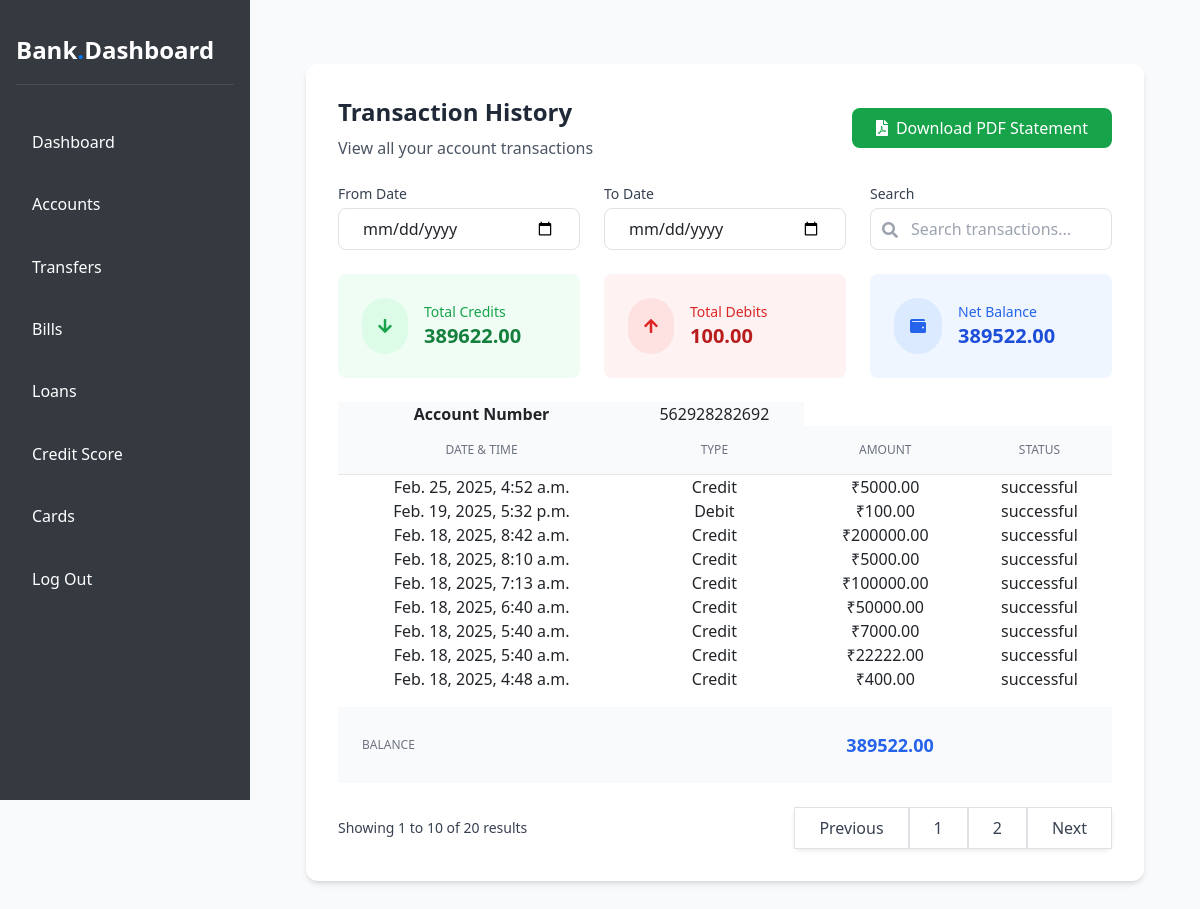
Page /view_statement (signed in) on the committed database.
### banking/models.py (models this page shows, shortened)
class CustomerProfile(models.Model):
    GENDER_CHOICES = [
        ('Male', 'MALE'),
        ('Female', 'FEMALE'),
        ('Others', 'OTHERS'),
    ]
    ACCOUNT_TYPE = [
        ('savings', 'SAVINGS'),
        ('current', 'CURRENT'),
        ('bussiness', 'BUSSINESS'),
    ]
    ID_TYPE = [
        ('adhar_card', 'ADHAR_CARD'),
        ('driver', 'DRIVER LICENECE'),
        ('passport', 'PASSPORT'),
    ]
    EMPLOYMENT_STATUS = [
        ('employed', 'EMPLOYED'),
        ('unemployed', 'UNEMPLOYED'),
        ('retired', 'RETIRED'),
        ('student', 'STUDENT'),
    ]
    user = models.OneToOneField(User, on_delete=models.CASCADE)
    dob = models.DateField()
    gender = models.CharField(max_length=50, choices=GENDER_CHOICES)
    address = models.CharField(max_length=50)
    city = models.CharField(max_length=50)
    state = models.CharField(max_length=50)
    zip_code = models.CharField(max_length=50)
    account_type = models.CharField(max_length=50, choices=ACCOUNT_TYPE)
    amount = models.DecimalField(max_digits=12, decimal_places=2, default=0.00)
    account_number = models.CharField(max_length=20, unique=True, default=uuid.uuid4)
    id_type = models.CharField(max_length=50, choices=ID_TYPE)
    id_num = models.CharField(max_length=15, null=True)
    employment_status = models.CharField(max_length=50, choices=EMPLOYMENT_STATUS)
    created_at = models.DateTimeField(auto_now_add=True)
    update_at = models.DateTimeField(auto_now=True)
    is_active = models.BooleanField(default=False)

class DepositTransaction(models.Model):
    STATUS_CHOICES = [
        ('pending', 'Pending'),
        ('success', 'Success'),
        ('failed', 'Failed'),
    ]
    user = models.ForeignKey(User, on_delete=models.CASCADE,related_name='deposit_user')
    account_number = models.CharField(max_length=20)
    ifsc_code = models.CharField(max_length=11)
    amount = models.DecimalField(max_digits=10, decimal_places=2)
    currency = models.CharField(max_length=3, default='INR')
    order_id = models.CharField(max_length=500,null=True, unique=True)
    payment_id = models.CharField(max_length=100, blank=True, null=True)
    signature = models.CharField(max_length=255, blank=True, null=True)
    status = models.CharField(max_length=10, choices=STATUS_CHOICES, default='pending')
    created_at = models.DateTimeField(auto_now_add=True)
    updated_at = models.DateTimeField(auto_now=True)

class TransferHistory(models.Model):
    STATUS_CHOICES = [
        ('pending', 'Pending'),
        ('success', 'Success'),
        ('failed', 'Failed'),
    ]
    TRANSFER_MODES = [
        ('UPI', 'UPI'),
        ('NEFT', 'NEFT'),
        ('RTGS', 'RTGS'),
        ('IMPS', 'IMPS'),
        ('WIRE', 'Wire Transfer'),
    ]
    sender = models.ForeignKey(User, on_delete=models.CASCADE,null=True)
    receiver_account = models.CharField(max_length=20)
    receiver_name = models.CharField(max_length=100)
    receiver_bank_name = models.CharField(max_length=100, blank=True, null=True)
    ifsc_code = models.CharField(max_length=11, blank=True, null=True)
    amount = models.DecimalField(max_digits=10, decimal_places=2)
    currency = models.CharField(max_length=3, default='INR')
    status = models.CharField(max_length=10, choices=STATUS_CHOICES, default='pending')
    transfer_mode = models.CharField(max_length=10, choices=TRANSFER_MODES, default='UPI')
    order_id = models.CharField(max_length=100, unique=True, blank=True, null=True)
    payment_id = models.CharField(max_length=100, blank=True, null=True)
    signature = models.CharField(max_length=255, blank=True, null=True)
    otp_verification = models.BooleanField(default=False)  # OTP verification status
    remarks = models.TextField(blank=True, null=True)
    created_at = models.DateTimeField(auto_now_add=True)
    updated_at = models.DateTimeField(auto_now=True)

### banking/views.py (the view)
# urls.py: path('view_statement',views.view_statement,name='view_statement'),
@login_required
def view_statement(request):
    user = request.user
    deposit_view = DepositTransaction.objects.filter(user=user,status="successful").order_by('-created_at')
    transfer_view = TransferHistory.objects.filter(sender=user,status="successful").order_by('-created_at')
    id = user.id
    print(id)
    data = CustomerProfile.objects.get(user_id=id)
    acc_num = data.account_number
    deposit_list = [
        {"type": "Credit", "amount": d.amount, "created_at": d.created_at, "status": d.status}
        for d in deposit_view
    ]
    transfer_list = [
        {"type": "Debit", "amount": t.amount, "created_at": t.created_at, "status": t.status}
        for t in transfer_view
    ]
    transaction_history = sorted(deposit_list + transfer_list, key=lambda x: x["created_at"], reverse=True)
    total_credits = sum(d["amount"] for d in deposit_list)
    total_debits = sum(t["amount"] for t in transfer_list)
    balance = total_credits - total_debits
    context = {
        "user": user,
        "transaction_history": transaction_history,
        "total_credits": total_credits,
        "total_debits": total_debits,
        "balance": balance,
        "acc_num": acc_num
    }
    return render(request, 'view_statement.html', context)

### templates/view_statement.html (shortened to what this page needs)
{% extends 'dashboard_user.html' %}
{% load static %}
{% block content %}
<div class="min-h-screen bg-gray-50 py-8 px-4">
   <div class="max-w-6xl mx-auto bg-white rounded-xl shadow-md p-8">
       <div class="mb-6 flex justify-between items-center">
           <div>
               <h1 class="text-2xl font-bold text-gray-800 mb-2">Transaction History</h1>
               <p class="text-gray-600">View all your account transactions</p>
           </div>
           <form id="downloadPdfForm" method="GET" action="{% url 'download_statement_pdf' %}">
               <button type="submit"
                       class="flex items-center px-4 py-2 bg-green-600 text-white rounded-lg hover:bg-green-700 transition-colors">
                   <i class="fas fa-file-pdf mr-2"></i>
                   Download PDF Statement
               </button>
           </form>
       </div>
       <div class="mb-6 grid grid-cols-1 md:grid-cols-3 gap-4">
           <div class="col-span-2 grid grid-cols-2 gap-4">
               <div class="relative">
                   <label class="block text-sm font-medium text-gray-700 mb-1">From Date</label>
                   <input type="date" id="start_date"
                          name="start_date"
                          class="w-full border rounded-lg px-4 py-2 focus:ring-2 focus:ring-blue-500">
               </div>
               <div class="relative">
                   <label class="block text-sm font-medium text-gray-700 mb-1">To Date</label>
                   <input type="date" id="end_date"
                          name="end_date"
                          class="w-full border rounded-lg px-4 py-2 focus:ring-2 focus:ring-blue-500">
               </div>
           </div>
           <div class="relative">
               <label class="block text-sm font-medium text-gray-700 mb-1">Search</label>
               <input type="text"
                      id="search"
                      placeholder="Search transactions..."
                      class="w-full pl-10 pr-4 py-2 border rounded-lg focus:ring-2 focus:ring-blue-500">
               <i class="fas fa-search absolute left-3 bottom-3 text-gray-400"></i>
           </div>
       </div>
       <div class="grid grid-cols-1 md:grid-cols-3 gap-4 mb-6">
           <div class="bg-green-50 p-4 rounded-lg">
               <div class="flex items-center">
                   <div class="rounded-full bg-green-100 p-3 mr-4">
                       <i class="fas fa-arrow-down text-green-600"></i>
                   </div>
                   <div>
                       <p class="text-sm text-green-600">Total Credits</p>
                       <p class="text-xl font-bold text-green-700">{{ total_credits }}</p>
                   </div>
               </div>
           </div>
           <div class="bg-red-50 p-4 rounded-lg">
               <div class="flex items-center">
                   <div class="rounded-full bg-red-100 p-3 mr-4">
                       <i class="fas fa-arrow-up text-red-600"></i>
                   </div>
                   <div>
                       <p class="text-sm text-red-600">Total Debits</p>
                       <p class="text-xl font-bold text-red-700">{{ total_debits }}</p>
                   </div>
               </div>
           </div>
           <div class="bg-blue-50 p-4 rounded-lg">
               <div class="flex items-center">
                   <div class="rounded-full bg-blue-100 p-3 mr-4">
                       <i class="fas fa-wallet text-blue-600"></i>
                   </div>
                   <div>
                       <p class="text-sm text-blue-600">Net Balance</p>
                       <p class="text-xl font-bold text-blue-700">{{ balance }}</p>
                   </div>
               </div>
           </div>
       </div>
       <div class="overflow-x-auto">
           <table class="min-w-full divide-y divide-gray-200 text-center">
               <thead class="bg-gray-50">
                <tr><th>Account Number</th><td>{{acc_num}}</td></tr>
                   <tr>
                       <th class="px-6 py-3 text-xs font-medium text-gray-500 uppercase">Date & Time</th>
                       <th class="px-6 py-3 text-xs font-medium text-gray-500 uppercase">Type</th>
                       <th class="px-6 py-3 text-xs font-medium text-gray-500 uppercase">Amount</th>
                       <th class="px-6 py-3 text-xs font-medium text-gray-500 uppercase">Status</th>
                   </tr>
               </thead>
               <tbody>
                   {% for i in transaction_history %}
                   <tr>
                       <td>{{ i.created_at }}</td>
                       <td>{{ i.type }}</td>
                       <td>₹{{ i.amount }}</td>
                       <td>{{ i.status }}</td>
                   </tr>
                   {% empty %}
                   <tr>
                       <td colspan="4">No transactions found.</td>
                   </tr>
                   {% endfor %}
               </tbody>
           </table>
       </div>
       <div class="overflow-x-auto mt-3">
           <table class="min-w-full divide-y divide-gray-200">
               <thead class="bg-gray-50">
                   <tr>
                       <th class="px-6 py-3 text-left text-xs font-medium text-gray-500 uppercase">Balance</th>
                       <td class="px-6 py-4 text-center text-lg font-bold text-blue-600">{{ balance }}</td>
                   </tr>
               </thead>
           </table>
       </div>
       <div class="mt-4 flex items-center justify-between">
           <p class="text-sm text-gray-700">
               Showing <span class="font-medium">1</span> to <span class="font-medium">10</span> of <span class="font-medium">20</span> results
           </p>
           <nav class="relative z-0 inline-flex rounded-md shadow-sm">
               <button class="px-4 py-2 border bg-white text-gray-700 hover:bg-gray-50">Previous</button>
               <button class="px-4 py-2 border bg-white text-gray-700 hover:bg-gray-50">1</button>
               <button class="px-4 py-2 border bg-white text-gray-700 hover:bg-gray-50">2</button>
               <button class="px-4 py-2 border bg-white text-gray-700 hover:bg-gray-50">Next</button>
           </nav>
       </div>
   </div>
</div>
{% endblock content %}

### templates/dashboard_user.html (style rules this page uses)
* { margin: 0; padding: 0; box-sizing: border-box; font-family: 'Segoe UI', Arial, sans-serif; }
:root { --primary-color: #007bff; --secondary-color: #6c757d; --background-color: #f8f9fa; --white: #ffffff; --dark: #343a40; }
body { background-color: var(--background-color); }

### rows in the picture
CustomerProfile: account_number "562928282692"
DepositTransaction: created_at "Feb. 25, 2025, 4:52 a.m.", amount "5000.00", status "successful"
TransferHistory: created_at "Feb. 19, 2025, 5:32 p.m.", amount "100.00", status "successful"
DepositTransaction: created_at "Feb. 18, 2025, 8:42 a.m.", amount "200000.00", status "successful"
DepositTransaction: created_at "Feb. 18, 2025, 8:10 a.m.", amount "5000.00", status "successful"
DepositTransaction: created_at "Feb. 18, 2025, 7:13 a.m.", amount "100000.00", status "successful"
DepositTransaction: created_at "Feb. 18, 2025, 6:40 a.m.", amount "50000.00", status "successful"
DepositTransaction: created_at "Feb. 18, 2025, 5:40 a.m.", amount "7000.00", status "successful"
DepositTransaction: created_at "Feb. 18, 2025, 5:40 a.m.", amount "22222.00", status "successful"
DepositTransaction: created_at "Feb. 18, 2025, 4:48 a.m.", amount "400.00", status "successful"

### other values in the picture
{{ total_credits }} "389622.00"
{{ total_debits }} "100.00"
{{ balance }} "389522.00"
{{ i.type }} "Credit" "Debit" "Credit" "Credit" "Credit" "Credit" "Credit" "Credit" "Credit"
